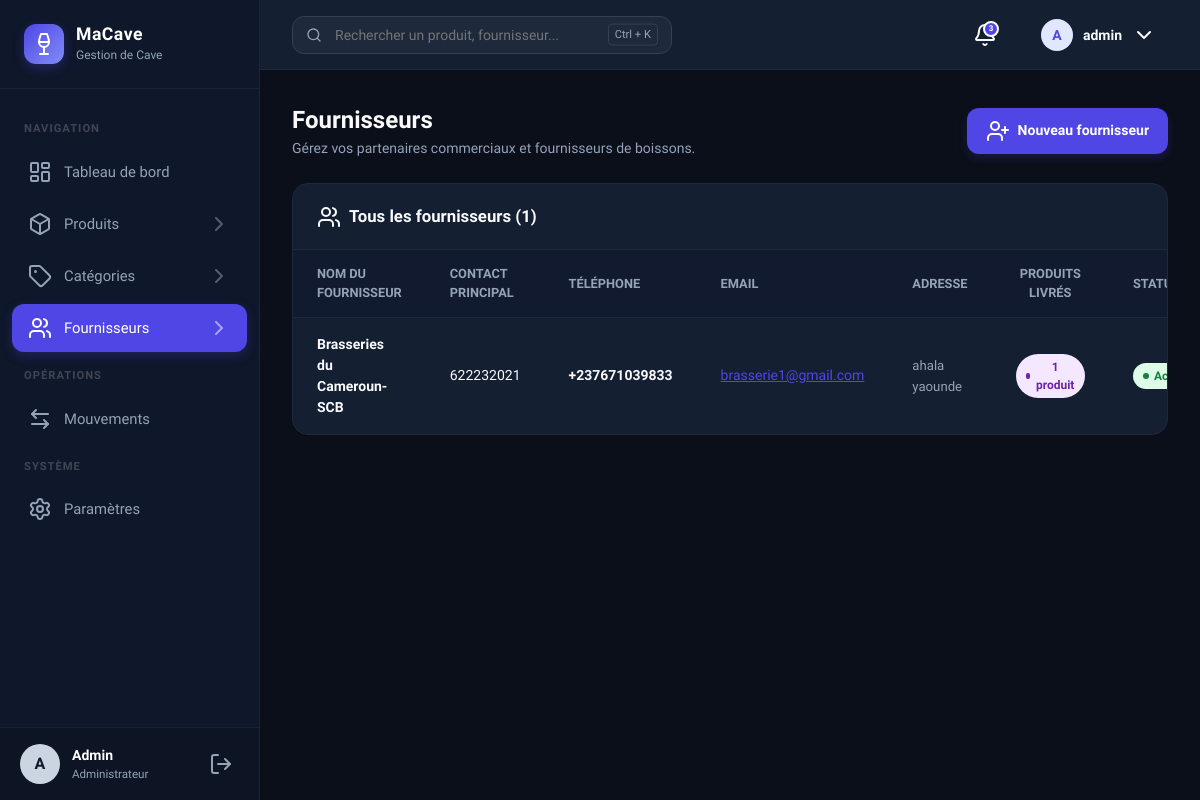
/fournisseurs/ (signed in), run on the app's committed database.
### products/models.py (models this page shows, shortened)
class Fournisseur(models.Model):
    nom = models.CharField(max_length=150)
    contact = models.CharField(max_length=150, blank=True)
    email = models.EmailField(blank=True)
    telephone = models.CharField(max_length=30, blank=True)
    adresse = models.CharField(max_length=255, blank=True)
    actif = models.BooleanField(default=True)
    date_creation = models.DateTimeField(auto_now_add=True)
    class Meta:
        verbose_name = "Fournisseur"
        verbose_name_plural = "Fournisseurs"
        ordering = ["nom"]

### products/views.py (the view)
# urls.py: path('fournisseurs/', views.fournisseur_list, name='fournisseur_list'),
@login_required
def fournisseur_list(request):
    fournisseurs = Fournisseur.objects.annotate(
        nb_produits=Count('produits')
    ).all()
    return render(request, 'products/fournisseurs/list.html', {'fournisseurs': fournisseurs})

### products/templates/products/fournisseurs/list.html (shortened to what this page needs)
{% extends 'products/base.html' %}
{% load static %}
{% block content %}
<div class="page-header">
    <div class="page-header-title">
        <h1>Fournisseurs</h1>
        <p>Gérez vos partenaires commerciaux et fournisseurs de boissons.</p>
    </div>
    <div>
        <a href="{% url 'fournisseur_create' %}" class="btn btn-primary">
            <i data-lucide="user-plus"></i>
            <span>Nouveau fournisseur</span>
        </a>
    </div>
</div>
<div class="card">
    <div class="card-header">
        <span class="card-title">
            <i data-lucide="users"></i>
            <span>Tous les fournisseurs ({{ fournisseurs|length }})</span>
        </span>
    </div>
    <div class="card-body p-0">
        <div class="table-responsive">
            <table class="table-modern">
                <thead>
                    <tr>
                        <th>Nom du fournisseur</th>
                        <th>Contact Principal</th>
                        <th>Téléphone</th>
                        <th>Email</th>
                        <th>Adresse</th>
                        <th style="text-align: center;">Produits livrés</th>
                        <th>Statut</th>
                    </tr>
                </thead>
                <tbody>
                    {% for fn in fournisseurs %}
                    <tr>
                        <td>
                            <div style="font-weight: 600; color: var(--text-main);">{{ fn.nom }}</div>
                        </td>
                        <td>{{ fn.contact|default:"-" }}</td>
                        <td><strong>{{ fn.telephone|default:"-" }}</strong></td>
                        <td>
                            {% if fn.email %}
                                <a href="mailto:{{ fn.email }}" style="color: var(--primary); text-decoration: underline;">{{ fn.email }}</a>
                            {% else %}
                                -
                            {% endif %}
                        </td>
                        <td><span style="font-size: 0.825rem; color: var(--text-muted);">{{ fn.adresse|default:"-"|truncatechars:40 }}</span></td>
                        <td style="text-align: center;">
                            <span class="badge info">{{ fn.nb_produits }} produit{{ fn.nb_produits|pluralize }}</span>
                        </td>
                        <td>
                            {% if fn.actif %}
                                <span class="badge normal">Actif</span>
                            {% else %}
                                <span class="badge danger">Inactif</span>
                            {% endif %}
                        </td>
                    </tr>
                    {% empty %}
                    <tr>
                        <td colspan="8" style="text-align: center; padding: 32px; color: var(--text-muted);">
                            Aucun fournisseur disponible. Cliquez sur "Nouveau fournisseur" pour en ajouter un.
                        </td>
                    </tr>
                    {% endfor %}
                </tbody>
            </table>
        </div>
    </div>
</div>
{% endblock %}

### products/templates/products/base.html (shortened to what this page needs)
{% load static %}
<!DOCTYPE html>
<html lang="fr">
<head>
    <link rel="stylesheet" href="{% static 'products/css/style.css' %}">
</head>
<body class="{% if request.user.is_authenticated and request.user.profile.theme == 'dark' %}dark-mode{% endif %}">
    <div class="app-container">
        <aside class="sidebar">
            <div class="sidebar-brand">
                <div class="logo-icon">
                    <i data-lucide="wine"></i>
                </div>
                <div class="brand-info">
                    <span class="brand-name">MaCave</span>
                    <span class="brand-sub">Gestion de Cave</span>
                </div>
            </div>
            <div class="sidebar-menu-container">
                <nav class="sidebar-menu">
                    <span class="menu-section-title">Navigation</span>
                    <a href="{% url 'dashboard' %}" class="menu-item {% if request.resolver_match.url_name == 'dashboard' %}active{% endif %}">
                        <span class="menu-item-left">
                            <i data-lucide="layout-dashboard"></i>
                            <span>Tableau de bord</span>
                        </span>
                    </a>
                    <a href="{% url 'produit_list' %}" class="menu-item {% if 'produit' in request.resolver_match.url_name %}active{% endif %}">
                        <span class="menu-item-left">
                            <i data-lucide="box"></i>
                            <span>Produits</span>
                        </span>
                        <i data-lucide="chevron-right" class="arrow-icon"></i>
                    </a>
                    <a href="{% url 'categorie_list' %}" class="menu-item {% if 'categorie' in request.resolver_match.url_name %}active{% endif %}">
                        <span class="menu-item-left">
                            <i data-lucide="tag"></i>
                            <span>Catégories</span>
                        </span>
                        <i data-lucide="chevron-right" class="arrow-icon"></i>
                    </a>
                    <a href="{% url 'fournisseur_list' %}" class="menu-item {% if 'fournisseur' in request.resolver_match.url_name %}active{% endif %}">
                        <span class="menu-item-left">
                            <i data-lucide="users"></i>
                            <span>Fournisseurs</span>
                        </span>
                        <i data-lucide="chevron-right" class="arrow-icon"></i>
                    </a>
                    <span class="menu-section-title">Opérations</span>
                    <a href="{% url 'mouvement_list' %}" class="menu-item {% if request.resolver_match.url_name == 'mouvement_list' %}active{% endif %}">
                        <span class="menu-item-left">
                            <i data-lucide="arrow-left-right"></i>
                            <span>Mouvements</span>
                        </span>
                    </a>
                    <span class="menu-section-title">Système</span>
                    <a href="{% url 'settings' %}" class="menu-item {% if request.resolver_match.url_name == 'settings' %}active{% endif %}">
                        <span class="menu-item-left">
                            <i data-lucide="settings"></i>
                            <span>Paramètres</span>
                        </span>
                    </a>
                </nav>
            </div>
            <div class="sidebar-profile">
                <a href="{% url 'settings' %}?tab=profile" class="profile-details" style="cursor: pointer; text-decoration: none;">
                    <div class="profile-avatar">
                        {{ request.user.username|slice:":1"|upper }}
                    </div>
                    <div class="profile-text">
                        <span class="profile-name">{{ request.user.username|capfirst }}</span>
                        <span class="profile-role">
                            {% if request.user.is_superuser %}
                                Administrateur
                            {% else %}
                                Utilisateur
                            {% endif %}
                        </span>
                    </div>
                </a>
                <form action="{% url 'logout' %}" method="post" style="margin: 0; display: inline;">
                    <button type="submit" class="logout-btn" title="Se déconnecter">
                        <i data-lucide="log-out"></i>
                    </button>
                </form>
            </div>
        </aside>
        <main class="main-content">
            <header class="topbar">
                <div class="topbar-left">
                    <form action="{% url 'produit_list' %}" method="get" class="search-box">
                        <input type="text" name="q" value="{{ q|default:'' }}" placeholder="Rechercher un produit, fournisseur...">
                        <span class="search-kbd">Ctrl + K</span>
                    </form>
                </div>
                <div class="topbar-right">
                    <div class="icon-actions">
                        <button class="action-icon-btn" title="Notifications">
                            <span class="badge-dot">3</span>
                        </button>
                    </div>
                    <div class="user-dropdown">
                        <button class="user-profile-btn">
                            <div class="avatar">
                                {{ request.user.username|slice:":1"|upper }}
                            </div>
                            <span class="username">{{ request.user.username }}</span>
                            <i data-lucide="chevron-down"></i>
                        </button>
                    </div>
                </div>
            </header>
            <div class="content-body">
                {% block content %}{% endblock %}
            </div>
        </main>
    </div>
</body>
</html>

### data on the page
Fournisseur: nom "Brasseries du Cameroun-SCB", contact "622232021", telephone "+237671039833", email "brasserie1@gmail.com", adresse "ahala yaounde", nb_produits "1", actif "Actif"

### other printed values
{{ request.user.username|slice:":1"|upper }} "A"
{{ request.user.username|capfirst }} "Admin"
{{ request.user.username }} "admin"
{{ fournisseurs|length }} "1"
